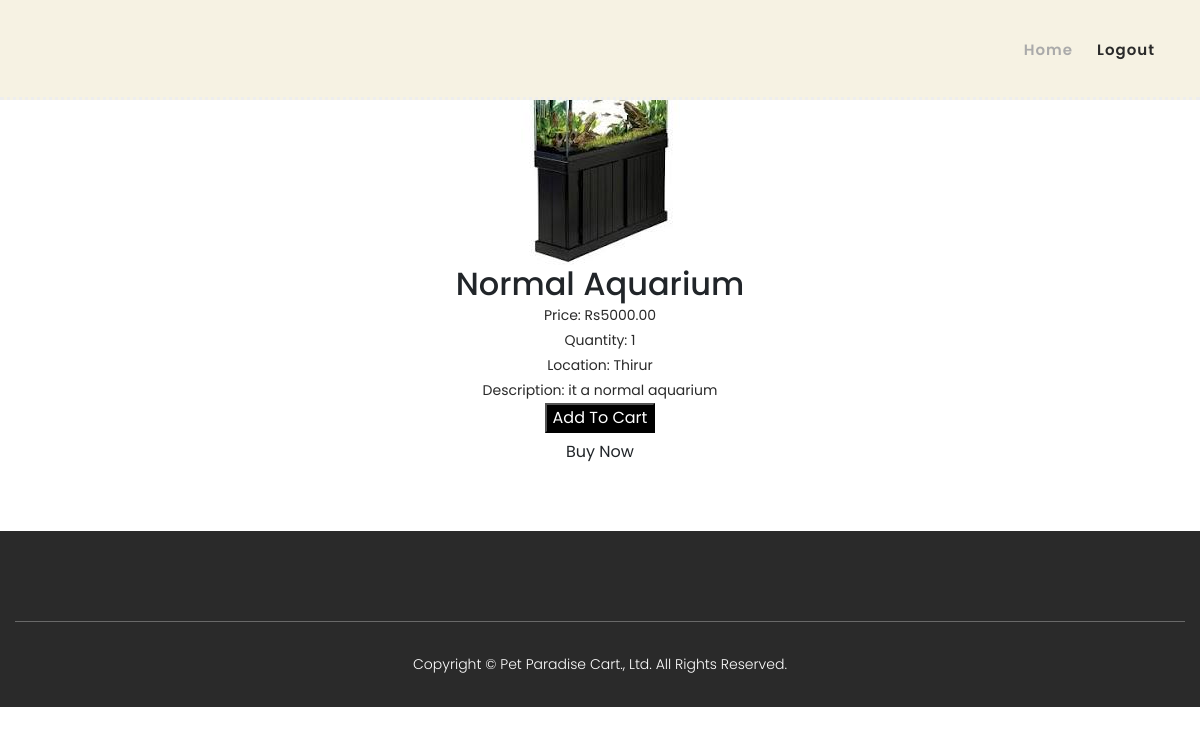
/aquarium_details/22/, run on the app's committed database.
### aapmapp/models.py (models this page shows, shortened)
class Aquarium(models.Model):
    dealer = models.ForeignKey(dealer, on_delete=models.CASCADE)  # Add this line to create the foreign key relationship
    name = models.CharField(max_length=100)
    price = models.DecimalField(max_digits=10, decimal_places=2)
    quantity = models.PositiveIntegerField()
    location = models.CharField(max_length=100)
    description = models.TextField(max_length=30, null=True)
    image = models.ImageField(upload_to='aquarium_images/')

### aapmapp/views.py (the view)
# urls.py: path('aquarium_details/<int:aquarium_id>/', views.aquarium_details, name='aquarium_details'),
def aquarium_details(request, aquarium_id):
    request.session['item_id'] = aquarium_id
    request.session['item_type'] = 'aquarium'
    aquarium = get_object_or_404(Aquarium, id=aquarium_id)
    currency = 'INR'
    amount = max(int(math.ceil(aquarium.price * 100)), 100)
    amount = (amount // 100) * 100
    razorpay_order = razorpay_client.order.create(dict(amount=amount,
                                                       currency=currency,
                                                       payment_capture='0'))
    razorpay_order_id = razorpay_order['id']
    callback_url = '/paymenthandler1/'
    context = {}
    context['razorpay_order_id'] = razorpay_order_id
    context['razorpay_merchant_key'] = settings.RAZOR_KEY_ID
    context['razorpay_amount'] = amount
    context['currency'] = currency
    context['callback_url'] = callback_url
    context['aquarium'] = aquarium
    return render(request, 'aquarium_details.html', context=context)

### aapmapp/templates/aquarium_details.html (shortened to what this page needs)
{% load static %}
<!DOCTYPE html>
<html lang="en">
<head>
    <link rel="stylesheet" type="text/css" href="{% static 'aapmapp/css/bootstrap.min.css' %}">
    <link rel="stylesheet" type="text/css" href="{% static 'aapmapp/css/font-awesome.css' %}">
    <link rel="stylesheet" type="text/css" href="{% static 'aapmapp/css/project.css' %}">
    <link rel="stylesheet" type="text/css" href="{% static 'aapmapp/css/owl-carousel.css' %}">
    <link rel="stylesheet" type="text/css" href="{% static 'aapmapp/css/lightbox.css' %}">
</head>
<body>
    <header class="header-area header-sticky" style="background-color: #F6F2E3; margin-bottom: 20px;">
        <div class="container">
            <div class="row">
                <div class="col-12">
                    <nav class="main-nav">
                        <ul class="nav">
                            <li class="scroll-to-section"><a href="{% url 'customer_account' %}" class="active">Home</a></li>
                            <li class="scroll-to-section"><a href="{% url 'logout' %}">Logout</a></li>
                        </ul>
                    </nav>
                </div>
            </div>
        </div>
    </header>
    {% block content %}
    <br><br>
    <center>
        <img src="{{ aquarium.image.url }}" alt="{{ aquarium.name }}">
        <h2>{{ aquarium.name }}</h2>
        <p>Price: Rs{{ aquarium.price }}</p>
        <p>Quantity: {{ aquarium.quantity }}</p>
        <p>Location: {{ aquarium.location }}</p>
        <p>Description: {{ aquarium.description }}</p>
        <div class="btn-container">
            <form method="post" action="{% url 'add_to_cart' category='aquarium' item_id=aquarium.id %}">
                <button type="submit" style="background-color: black; color: white;">Add To Cart</button>
            </form>
        </div>
        <div class="btn-container">
            <button id="razorpay-btn" class="btn btn-pay">Buy Now</button>
        </div>
    </center>
    {% endblock %}
    <footer>
        <div class="col-lg-12">
            <div class="under-footer">
                <p>Copyright © Pet Paradise Cart., Ltd. All Rights Reserved.</p>
            </div>
        </div>
    </footer>
</body>
</html>

### static/aapmapp/css/project.css (style rules this page uses)
html, body, div, span, applet, object, iframe, h1, h2, h3, h4, h5, h6, p, blockquote, div pre, a, abbr, acronym, address, big, cite, code, del, dfn, em, font, img, ins, kbd, q, s, samp, small, strike, strong, sub, sup, tt, var, b, u, i, center, dl, dt, dd, ol, ul, li, figure, header, nav, section, article, aside, footer, figcaption { margin: 0; padding: 0; border: 0; outline: 0; }
ul, li { padding: 0; margin: 0; list-style: none; }
header, nav, section, article, aside, footer, hgroup { display: block; }
* { box-sizing: border-box; }
html, body { font-family: 'Poppins', sans-serif; font-weight: 400; background-color: #fff; font-size: 16px; -ms-text-size-adjust: 100%; -webkit-font-smoothing: antialiased; -moz-osx-font-smoothing: grayscale; }
a { text-decoration: none !important; }
h1, h2, h3, h4, h5, h6 { margin-top: 0px; margin-bottom: 0px; }
ul { margin-bottom: 0px; }
p { font-size: 14px; line-height: 25px; color: #2a2a2a; }
html, body { background: #fff; font-family: 'Poppins', sans-serif; }
.header-area { border-bottom: 3px dotted #eee; box-shadow: none; background-color: #fff; position: absolute; top: 0px; left: 0px; right: 0px; z-index: 100; height: 100px; -webkit-transition: all .5s ease 0s; -moz-transition: all .5s ease 0s; -o-transition: all .5s ease 0s; transition: all .5s ease 0s; }
.header-area .main-nav { min-height: 80px; background: transparent; }
.header-area .main-nav .nav { float: right; margin-top: 30px; margin-right: 0px; background-color: transparent; -webkit-transition: all 0.3s ease 0s; -moz-transition: all 0.3s ease 0s; -o-transition: all 0.3s ease 0s; transition: all 0.3s ease 0s; position: relative; z-index: 999; }
.header-area .main-nav .nav li { padding-left: 15px; padding-right: 15px; }
.header-area .main-nav .nav li:last-child { padding-right: 0px; }
.header-area .main-nav .nav li a { display: block; font-weight: 600; font-size: 15px; color: #2a2a2a; text-transform: capitalize; -webkit-transition: all 0.3s ease 0s; -moz-transition: all 0.3s ease 0s; -o-transition: all 0.3s ease 0s; transition: all 0.3s ease 0s; height: 40px; line-height: 40px; border: transparent; letter-spacing: 1px; }
.header-area .main-nav .nav li a { color: #2a2a2a; }
.header-area .main-nav .nav li:hover a, .header-area .main-nav .nav li a.active { color: #aaa!important; }
.header-area.header-sticky { min-height: 80px; }
.header-area .nav { margin-top: 30px; }
.header-area.header-sticky .nav li a.active { color: #aaa; }
@media (max-width: 1200px) { .header-area .main-nav .nav li { padding-left: 12px; padding-right: 12px; } }
@media (max-width: 1200px) { .header-area .main-nav:before { display: none; } }
@media (min-width: 767px) { .header-area .main-nav .nav { display: flex !important; } }
footer { margin-top: 60px; padding: 60px 0px 30px 0px; background-color: #2a2a2a; }
footer .under-footer { margin-top: 30px; padding-top: 30px; text-align: center; border-top: 1px solid rgba(250,250,250,0.3); }
footer .under-footer p { color: #fff; font-size: 14px; font-weight: 300; }

### data on the page
Aquarium: image (picture), name "Normal Aquarium", price "5000.00", quantity "1", location "Thirur", description "it a normal aquarium"
